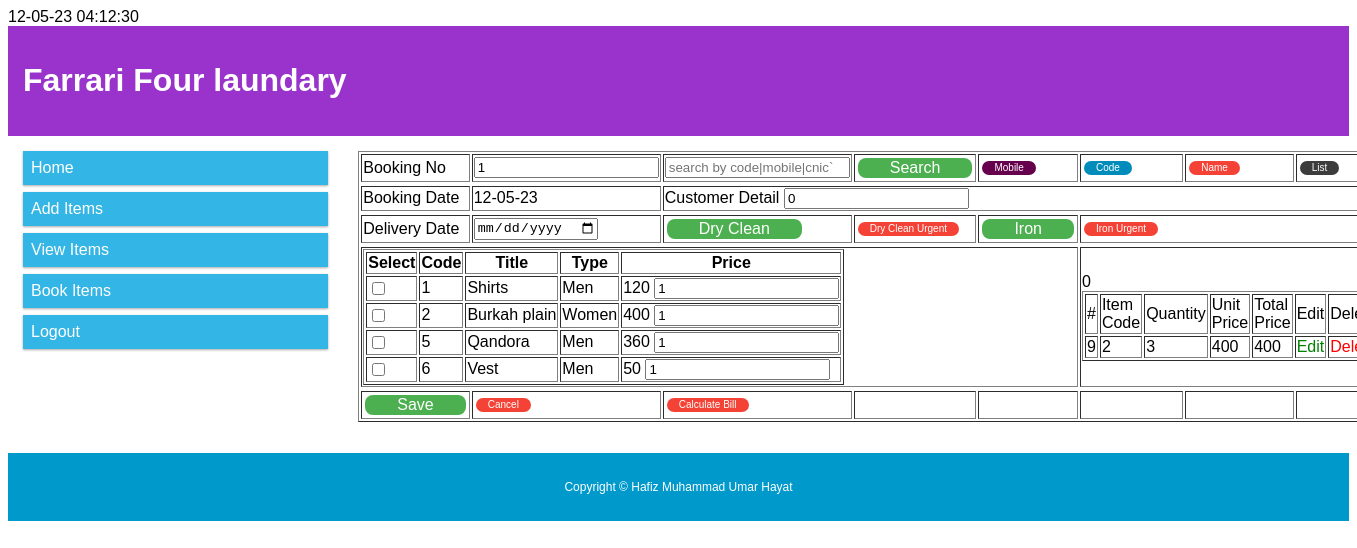
The app's page /farrariFourLaundary/bookItems.php with its own data.
### tables this page shows
CREATE TABLE `items` (
  `item_code` int(10) NOT NULL,
  `title` varchar(255) NOT NULL,
  `category` varchar(255) NOT NULL,
  `price` int(10) NOT NULL,
  `status` int(11) NOT NULL
);

CREATE TABLE `baskit` (
  `id` int(11) NOT NULL,
  `itemcode` int(10) NOT NULL,
  `qty` int(10) NOT NULL,
  `price` int(11) DEFAULT NULL,
  `totalPrice` int(11) NOT NULL
);

### farrariFourLaundary/bookItems.php (the view, shortened to what this page needs)
<?php include 'config.php';
 $booking_No=0;
 $code =0;
     $name ="";
?>
<!DOCTYPE html>
<html>
<head>
    <link href="StyleSheet1.css" rel="stylesheet" />
</head>
<body>
<div class="header">
<h1>Farrari Four laundary</h1>
</div>
<div class="row">
  <div class="col-3 col-s-3 menu">
    <?php include_once "nav2.php"; ?>
  </div>
  <div class="col-6 col-s-9">
  <form method="POST" action="bookItems.php">
  <table border=1>
    <tr><td>Booking No </td> <td> <input type="text" name="name" value="<?php  $booking_No=$booking_No+1;  echo  $booking_No ?>"></td>
     <td ><input type="text" name="search" placeHolder="search by code|mobile|cnic`"> </td>
     <td> <button class="btn-success" type="submit" name="Search">Search</button> </td>
    <td> <button class="btn-Pink" type="submit" name="Mobile">Mobile</button></td>
    <td><button class="btn-Blue" type="submit" name="Code">Code</button> </td>
    <td><button class="btn-Red" type="submit" name="Name"> Name</button></td>
    <td colspan="2"> <button class="btn-Gray" type="submit" name="CustomerList">List</button></td ><tr>
    <tr><td> Booking Date </td> <td>
<label for="bookingDate" name="bookingDate"><?php  $date = date('d-m-y');echo $date;?></label> </td> <td colspan="6"> Customer Detail <input type="text" name="customer" value="<?php   echo  $code; ?>"> <?php   echo  $name; ?> </td><tr>
    <tr><td> Delivery Date</td>
     <td>  <input type="date" id="deliveryDate" name="deliveryDate"></td>
      <td > <button class="btn-success" type="submit" name="DryClean">Dry Clean</button></td>
      <td> <button class="btn-Red" type="submit" name="DryCleanUrgent">Dry Clean Urgent</button></td>
      <td> <button class="btn-success" type="submit" name="Iron">Iron</button></td>
      <td colspan=4> <button class="btn-Red" type="submit" name="IronUrgent">Iron Urgent</button></td>
      <tr>
      <tr>
       <td colspan="5">
        <?php $result = $con->query("SELECT * FROM `items`"); ?>
        <table border=1>
  <tr> <th>Select</th><th>Code</th><th>Title </th><th>Type</th><th>Price</th></tr>
        <?php while($row = $result->fetch_assoc())
        { ?>
              <tr>
              <td><input type="checkbox" name="items[]"  value=" <?php echo $row['item_code']?>"> </td>
            <td>
				 <?php echo $row['item_code']?>
        </td>
		<td>
				 <?php echo $row['title']?>
        </td>
	  <td>
	   <?php echo $row['category']?>
        </td>
        <td>
	   <?php echo $row['price']?>
     <input type="number" name="quantities[]" value="1">
	  </td>
    </tr>
	   <?php
	    } ?>
	  </table>
       </td>
       <td colspan=3>
        <table border=1>
          <tr>
            <td>#</td>
            <td>Item Code</td>
            <td>Quantity</td>
             <td>Unit Price</td>
              <td>Total Price</td>
              <td>Edit </td>
               <td>Delete</td>
    </tr>
       <?php $result2 = $con->query("SELECT * FROM `baskit`"); ?>
       <?php while($row2 = $result2->fetch_assoc())
        {
          ?>
       <tr>
            <td> <?php echo $row2['id']?></td>
            <td><?php echo $row2['itemcode']?></td>
            <td><?php echo $row2['qty']?></td>
            <td><?php echo $row2['price']?></td>
            <td><?php echo $row2['totalPrice']?></td>
            <td>
            <?php  echo '<a style="color: Green; text-decoration: none;" href="EditBaskit.php?id=' . $row2['id'] .'">Edit</a>';
?>
            </td>
            <td>
            <?php  echo '<a style="color: red; text-decoration: none;" href="deleteBaskit.php?id=' . $row2['id'] .'">Delete</a>';
?>
            </td>
    </tr>
      <?php
      }
      ?>
      </table>
      </td>
      <tr>
        <tr>
        <td><button class="btn-success" type="submit" name="SaveOrder">Save </button></td>
        <td><button class="btn-Red" type="submit" name="refresh">Cancel</button></td>
        <td><button class="btn-Red" type="submit" name="CalculateBill">Calculate Bill</button></td>
        <td></td>
        <td></td>
        <td></td>
        <td></td>
        <td></td>
    </tr>
</table>
</form>
  </div>
  </div>
 <div class="row">
 <div class="footer">
 <?php include_once "footer.php"; ?>
</div>
</div>
</body>
</html>

### farrariFourLaundary/nav2.php
<ul>
      <li><a href="admin_Account.php">Home</a></li>
      <li><a href="addItems.php">Add Items</a></li>
      <li><a href="viewItems.php">View Items</a></li>
      <li><a href="bookItems.php">Book Items</a></li>
      <li><a href="logout.php">Logout</a></li>
</ul>

### farrariFourLaundary/footer.php
<footer>
      <p>Copyright &copy; Hafiz Muhammad Umar Hayat</p>
    </footer>

### farrariFourLaundary/StyleSheet1.css (style rules this page uses)
* { box-sizing: border-box; }
.row::after { content: ""; clear: both; display: table; }
[class*="col-"] { float: left; padding: 15px; }
html { font-family: "Lucida Sans", sans-serif; }
.header { background-color: #9933cc; color: #ffffff; padding: 15px; }
.menu ul { list-style-type: none; margin: 0; padding: 0; }
.menu li { padding: 8px; margin-bottom: 7px; background-color: #33b5e5; color: #ffffff; box-shadow: 0 1px 3px rgba(0,0,0,0.12), 0 1px 2px rgba(0,0,0,0.24); }
.footer { background-color: #0099cc; color: #ffffff; text-align: center; font-size: 12px; padding: 15px; }
[class*="col-"] { width: 100%; }
@media only screen and (min-width: 600px) { .col-s-3 { width: 25%; } }
@media only screen and (min-width: 600px) { .col-s-9 { width: 75%; } }
@media only screen and (min-width: 768px) { .col-3 { width: 25%; } }
@media only screen and (min-width: 768px) { .col-6 { width: 50%; } }
a:link { color: white; text-decoration: none; }
.btn-success { background-color: #4CAF50; border: none; color: white; padding: 0px 20px; text-align: center; text-decoration: none; display: inline-block; font-size: 12px; margin: 2px 2px; cursor: pointer; border-radius: 8px; height:20px; }
.btn-Blue { background-color: #008CBA; border: none; color: white; padding: 0px 12px; text-align: center; text-decoration: none; display: inline-block; font-size: 10px; margin: 2px 2px; cursor: pointer; border-radius: 8px; height:14px; }
.btn-Red { background-color: #f44336; border: none; color: white; padding: 0px 12px; text-align: center; text-decoration: none; display: inline-block; font-size: 10px; margin: 2px 2px; cursor: pointer; border-radius: 8px; height:14px; }
.btn-Gray { background-color:#3c3c3c; border: none; color: white; padding: 0px 12px; text-align: center; text-decoration: none; display: inline-block; font-size: 10px; margin: 2px 2px; cursor: pointer; border-radius: 8px; height:14px; }
.btn-Pink { background-color:#66004d; border: none; color: white; padding: 0px 12px; text-align: center; text-decoration: none; display: inline-block; font-size: 10px; margin: 2px 2px; cursor: pointer; border-radius: 8px; height:14px; }

### farrariFourLaundary/bookItems.php (style rules this page uses)
.btn-success { background-color: #4CAF50; border: none; color: white; padding: 0px 32px; text-align: center; text-decoration: none; display: inline-block; font-size: 16px; margin: 2px 2px; cursor: pointer; border-radius: 8px; height:20px; }
.btn-Blue { background-color: #008CBA; border: none; color: white; padding: 0px 12px; text-align: center; text-decoration: none; display: inline-block; font-size: 10px; margin: 2px 2px; cursor: pointer; border-radius: 8px; height:14px; }
.btn-Red { background-color: #f44336; border: none; color: white; padding: 0px 12px; text-align: center; text-decoration: none; display: inline-block; font-size: 10px; margin: 2px 2px; cursor: pointer; border-radius: 8px; height:14px; }
.btn-Gray { background-color:#3c3c3c; border: none; color: white; padding: 0px 12px; text-align: center; text-decoration: none; display: inline-block; font-size: 10px; margin: 2px 2px; cursor: pointer; border-radius: 8px; height:14px; }
.btn-Pink { background-color:#66004d; border: none; color: white; padding: 0px 12px; text-align: center; text-decoration: none; display: inline-block; font-size: 10px; margin: 2px 2px; cursor: pointer; border-radius: 8px; height:14px; }

### records on screen
items: item_code "1", title "Shirts", category "Men", price "120"
items: item_code "2", title "Burkah plain", category "Women", price "400"
items: item_code "5", title "Qandora", category "Men", price "360"
items: item_code "6", title "Vest", category "Men", price "50"
baskit: id "9", itemcode "2", qty "3", price "400", totalPrice "400"
